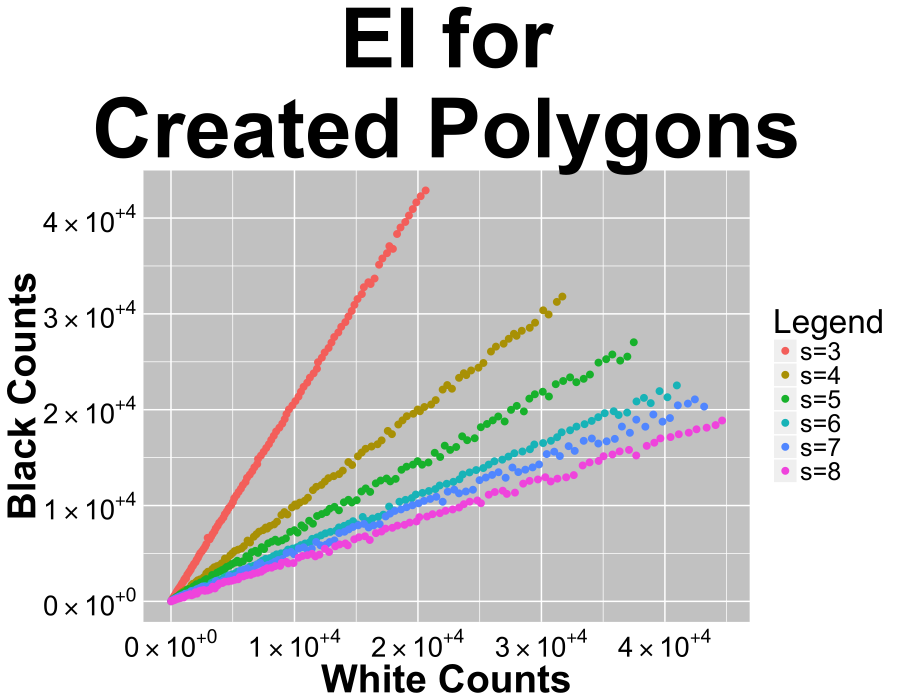
#> input picture Encircled_Image_Histograms.png, 2700 x 2100 px (shown at 1/3 size); its folder holds only this picture in this run
$ python -i convert.py   (imports and definitions only)   (older library calls are emulated)
#> lines starting #> are read from the running program, lines starting #| are printed output that depends on the picture; after the words box and inside, x2 and y2 are one past the last pixel; in counts of white or black regions, pixels touching at a corner belong together
### mgcreate.py
# mgcreate.py
# From Kinser 2018
# These functions create images used in several different applications

import numpy as np
from scipy.signal import cspline2d
import scipy.misc as sm
from PIL import Image, ImageDraw

# create a 512x512 image with several blocks of increasing fuzziness
# [168 lines left out: functions FuzzBlocks, SquareAnnulus, SoftSquareAnnulus, Checkerboard, Triangle, Homeplate and 6 more, not called in this run]

def Plop( data, VH, back=0):
    # vmax, hmax are size of frame
    ans = np.zeros( VH, float ) + back
    vmax, hmax = VH
    # plops the data in the center
    # get center of blob
    V,H = data.shape
    vctr, hctr = V//2, H//2
    vactr, hactr = vmax//2, hmax//2
    # compute the limits for the answ
    valo = vactr - vctr
    if valo<0: valo = 0
    vahi = vactr + vctr
    if vahi>=vmax: vahi = vmax
    halo = hactr - hctr
    if halo<0: halo = 0
    hahi = hactr + hctr
    if hahi>=hmax: hahi = hmax
    # compute limits of incoming
    vblo = vctr - vactr
    if vblo<=0: vblo = 0
    vbhi = vctr + vactr
    if vbhi>=V: vbhi= V
    hblo = hctr - hactr
    if hblo<=0: hblo = 0
    hbhi = hctr + hactr
    if hbhi>=H: hbhi = H
    #print vctr,hctr
    #print valo,vahi, halo,hahi,vblo,vbhi, hblo,hbhi
    if vahi-valo != vbhi-vblo:
        vbhi = vblo+vahi-valo
    if hahi-halo != hbhi-hblo:
        hbhi = hblo+hahi-halo
    ans[valo:vahi, halo:hahi] = data[vblo:vbhi, hblo:hbhi] + 0
    return ans

# [85 lines left out: functions KaiserMask, Rect2Polar, Polar2Rect, Zernike, not called in this run]

### convert.py
import scipy.misc as sm
import mgcreate as mgc
import scipy.ndimage as nd
import numpy as np
import os
import math

#convert image to square centered at center of image
#assuming input has the shape as black
def convert(fname):
    adata, temp = bin_edges(fname)
#> in bin_edges, `c = nd.sobel(adata+0., axis=1)`:
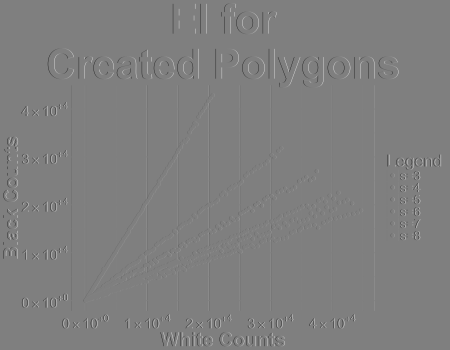
#> c: shape (2100, 2700) float32 (shown at 1/6 size); min -1020, max 1020, mean 0; drawn with min black and max white
#> in bin_edges, `edg = abs(b) + abs(c)`:
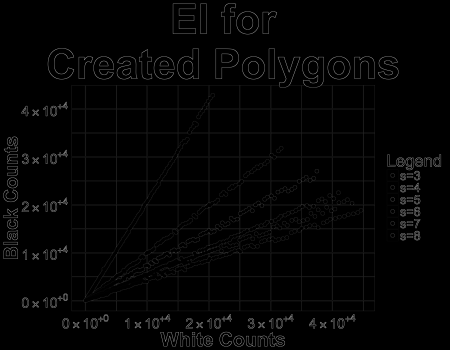
#> edg: shape (2100, 2700) float32 (shown at 1/6 size); min 0, max 1530, mean 23.6; drawn with min black and max white
#> in bin_edges, `hist2, bins2 = np.histogram( ((s<thresh)+0.0).ravel(),2,[0,2])`: hist2 = [363101, 5306899]; bins2 = [0, 1, 2]
#> in bin_edges, `edg = edg > thresh`:
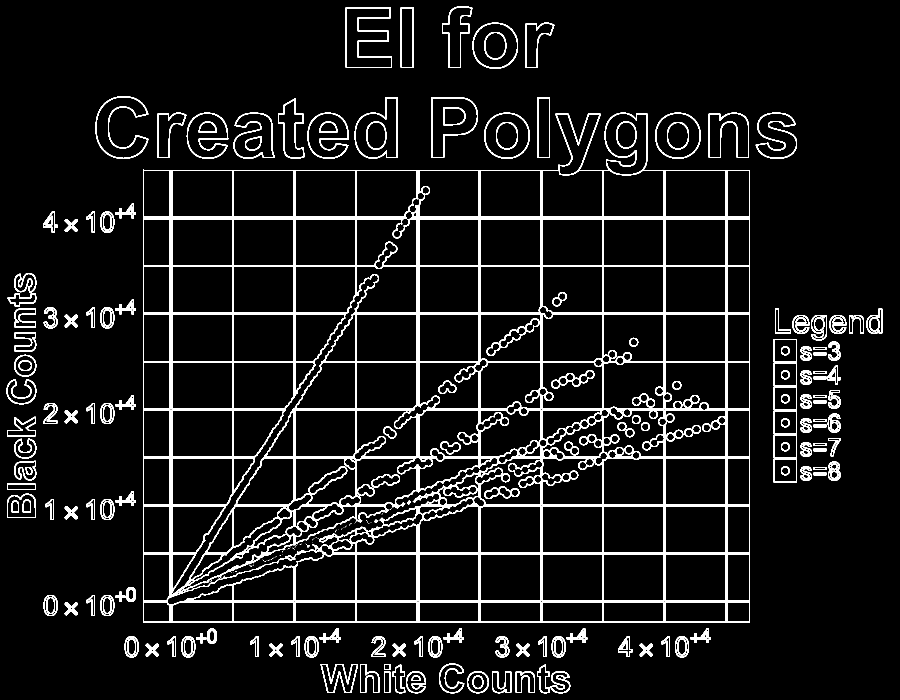
#> edg: shape (2100, 2700) bool (shown at 1/3 size); 6.6% white; 267 white regions (71 under 20 px), largest, box (x1, y1, x2, y2) and area: (429, 509, 2250, 1867) 206076, (1625, 338, 1994, 653) 8281, (514, 655, 883, 941) 7084
#> in bin_edges, `shape = nd.binary_fill_holes(edg) + 0.0`:
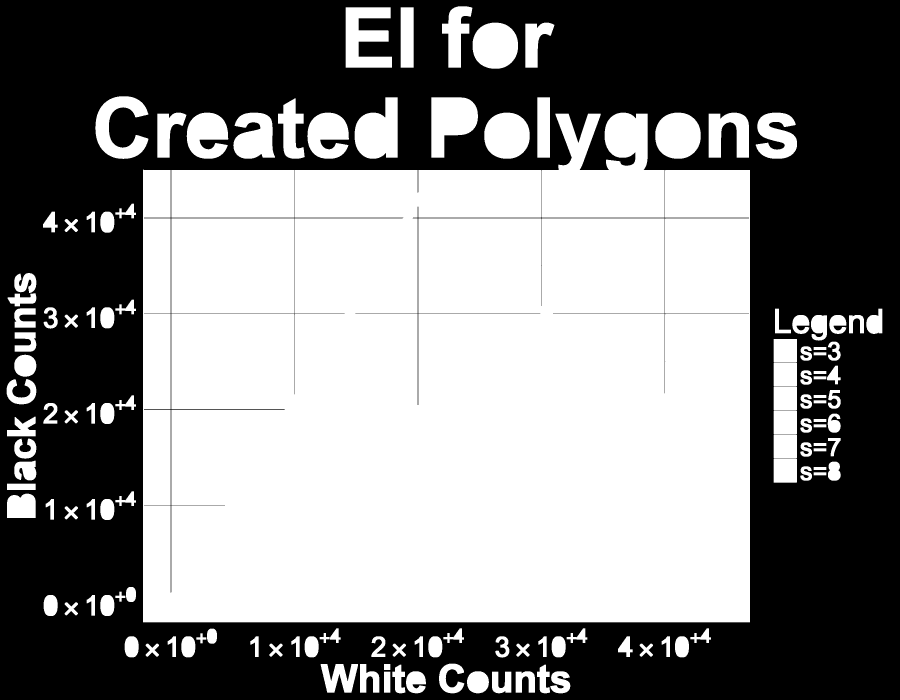
#> shape: shape (2100, 2700) float64 (shown at 1/3 size); values 0 (black) and 1 (white), 51.1% white; 1 black region, box (x1, y1, x2, y2) and area: (0, 0, 2700, 2100) 2772070
#> temp = [363101, 5306899]
    #plopping into square centered at center of image with max of original image
    d = max(adata.shape)*2
    pic = mgc.Plop(adata, (d, d), 0)
#> in Plop, `ans[valo:vahi, halo:hahi] = data[vblo:vbhi, hblo:hbhi] + 0`:
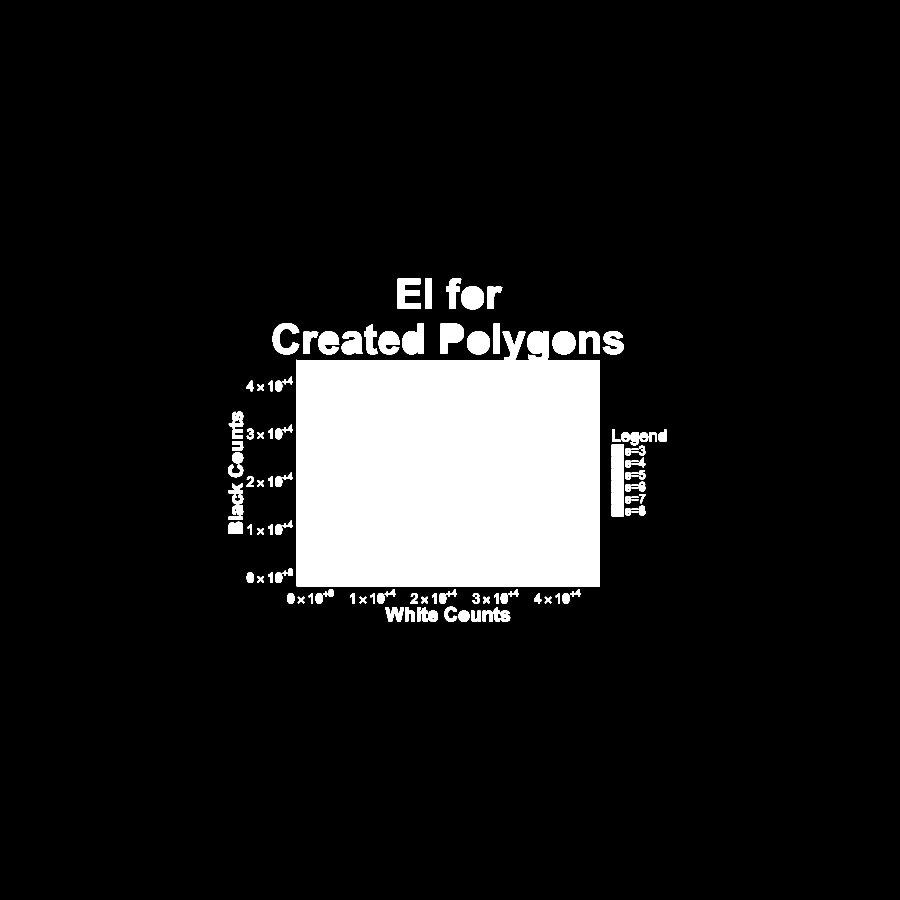
#> ans: shape (5400, 5400) float64 (shown at 1/6 size); values 0 (black) and 1 (white), 9.9% white; 134 white regions, largest, box (x1, y1, x2, y2) and area: (1779, 2159, 3600, 3517) 2248034, (1864, 2305, 2233, 2591) 105534, (2975, 1988, 3344, 2303) 82593
    #swapping black and white
    new = pic
    #new = 1-new
    # find the center of mass
    v = nd.center_of_mass(new)
#> v = (2786, 2685.1)
    v = (int(v[0]), int(v[1]))
#> v = (2785, 2685)
    #finding cetner of new image
    n = (d/2, d/2)
    #shift in horizontal
    hori = v[1]-n[1]
#> hori = -15
    #shift in vertical
    vert = v[0]-n[0]
#> vert = 85
    #shift the image
    ultima = nd.shift(new, (-vert, -hori), cval=0)
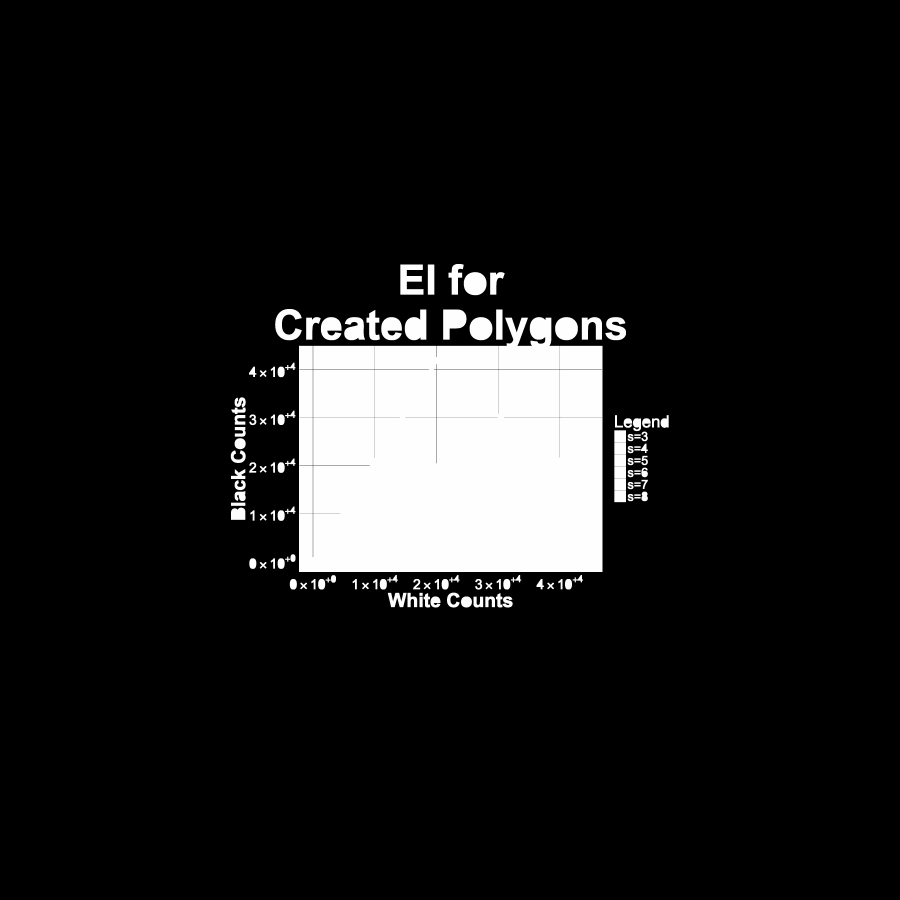
#> ultima: shape (5400, 5400) float64 (shown at 1/6 size); min -1.95e-16, max 1, mean 0.0994; drawn with min black and max white
    return ultima

#finding minimum encompassing circle - needs to be binary (1 and 0)
# [11 lines left out: function enc_circ, not called in this run]

#performs needed setup for other functions
#also provides binary edges info
#must use first
def bin_edges (fname, thresh=7):
    #read in image as bw
    adata = sm.imread(fname, flatten=True)
    #apply sobel edge detection
    b = nd.sobel(adata+0., axis=0)
    c = nd.sobel(adata+0., axis=1)
    edg = abs(b) + abs(c)
    #save to normalize values
    sm.imsave('dud.jpg', edg)
    s = sm.imread('dud.jpg', flatten=False)
    #collect binary histogram
    hist2, bins2 = np.histogram( ((s<thresh)+0.0).ravel(),2,[0,2])
    #apply thresholding
    edg = edg > thresh
    edg = edg + 0.0
    #apply binary fill holes
    shape = nd.binary_fill_holes(edg) + 0.0
    return shape, hist2


#getting all .pgm's and .png's
# [127 lines left out: functions GetPicNames, GetAllImages, GetAllImagesCNN, GSHistogram, BinaryHist, GSHistTXT and 5 more, not called in this run]


#

>>> result = convert('Encircled_Image_Histograms.png')

$ run again, on OverallAcc_galaxy.png
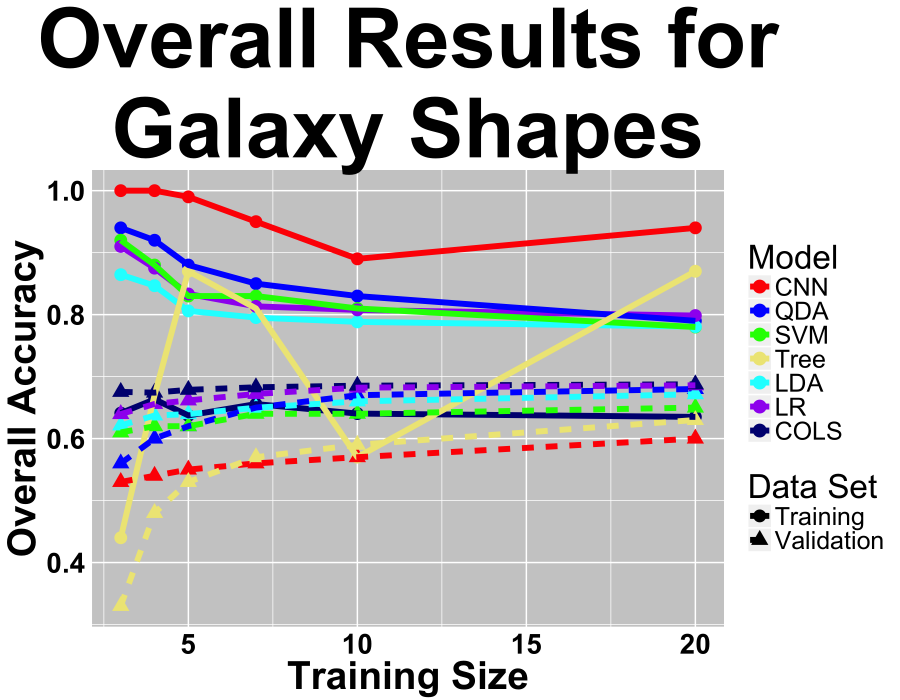
#> input picture OverallAcc_galaxy.png, 2700 x 2100 px (shown at 1/3 size)
#> hist2 = [409426, 5260574]; bins2 = [0, 1, 2]
#> in bin_edges, `edg = edg > thresh`:
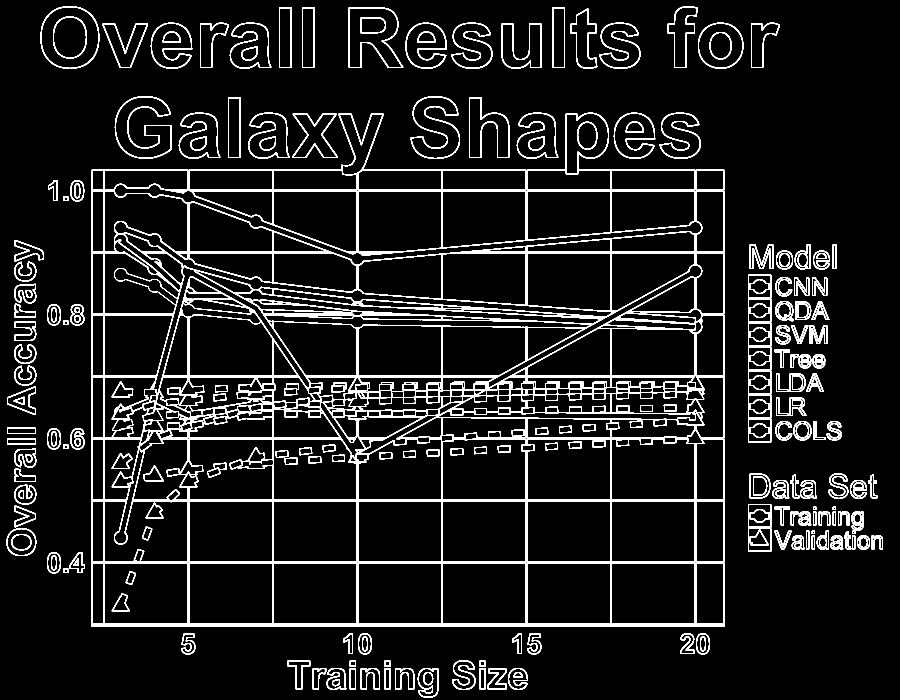
#> edg: shape (2100, 2700) bool (shown at 1/3 size); 7.5% white; 238 white regions, largest, box (x1, y1, x2, y2) and area: (275, 341, 2173, 1881) 222503, (566, 1688, 1071, 1881) 7063, (1073, 1688, 1578, 1881) 7063
#> shape: shape (2100, 2700) float64; values 0 (black) and 1 (white), 55.9% white; 1 black region, box (x1, y1, x2, y2) and area: (0, 0, 2700, 2100) 2502739
#> temp = [409426, 5260574]
#> ans: shape (5400, 5400) float64; values 0 (black) and 1 (white), 10.9% white; 147 white regions, largest, box (x1, y1, x2, y2) and area: (1625, 1991, 3523, 3531) 2258995, (1916, 3338, 2421, 3531) 97465, (2423, 3338, 2928, 3531) 97465
#> in convert, `v = nd.center_of_mass(new)`: v = (2751.4, 2594.2)
#> in convert, `v = (int(v[0]), int(v[1]))`: v = (2751, 2594)
#> hori = -106
#> vert = 51
#> in convert, `ultima = nd.shift(new, (-vert, -hori), cval=0)`:
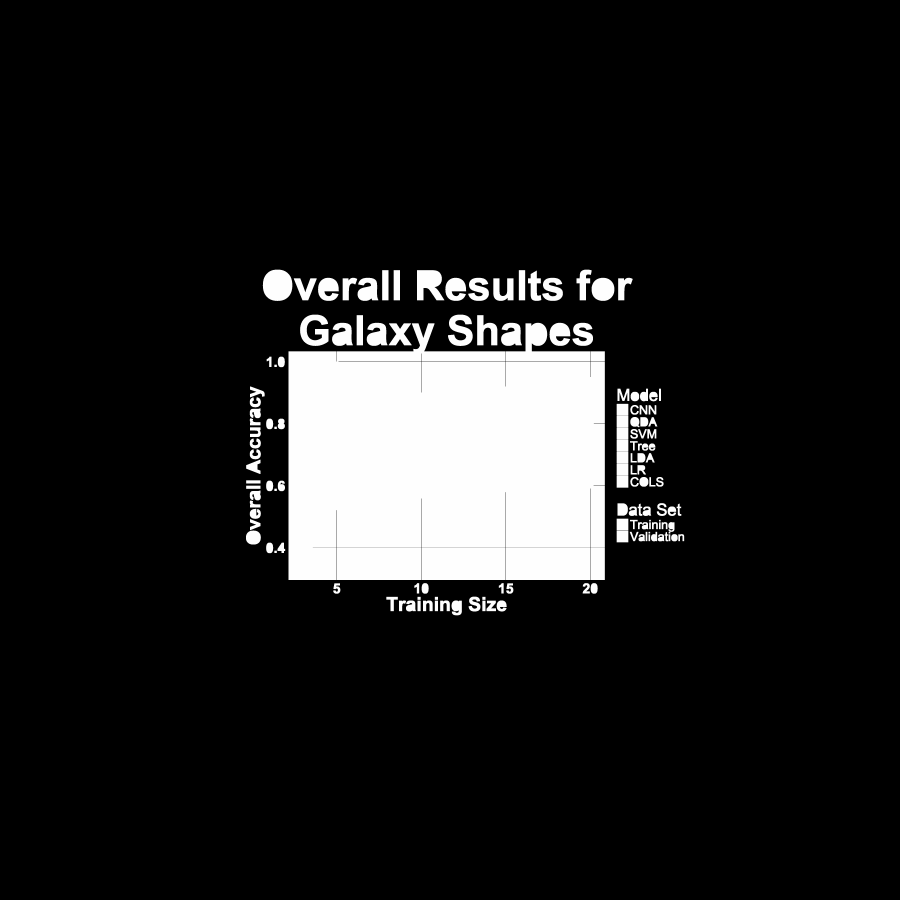
#> ultima: shape (5400, 5400) float64 (shown at 1/6 size); min -2.2e-16, max 1, mean 0.109; drawn with min black and max white

$ run again, on OverallAcc_nlm_circ_cap.png
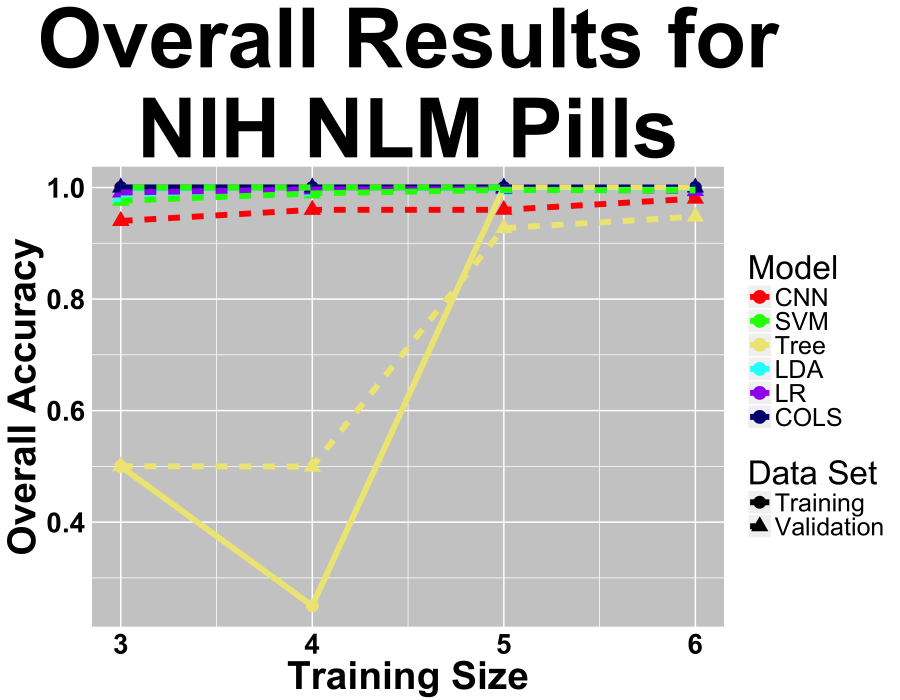
#> input picture OverallAcc_nlm_circ_cap.png, 2700 x 2100 px (shown at 1/3 size)
#> hist2 = [326056, 5343944]; bins2 = [0, 1, 2]
#> in bin_edges, `edg = edg > thresh`:
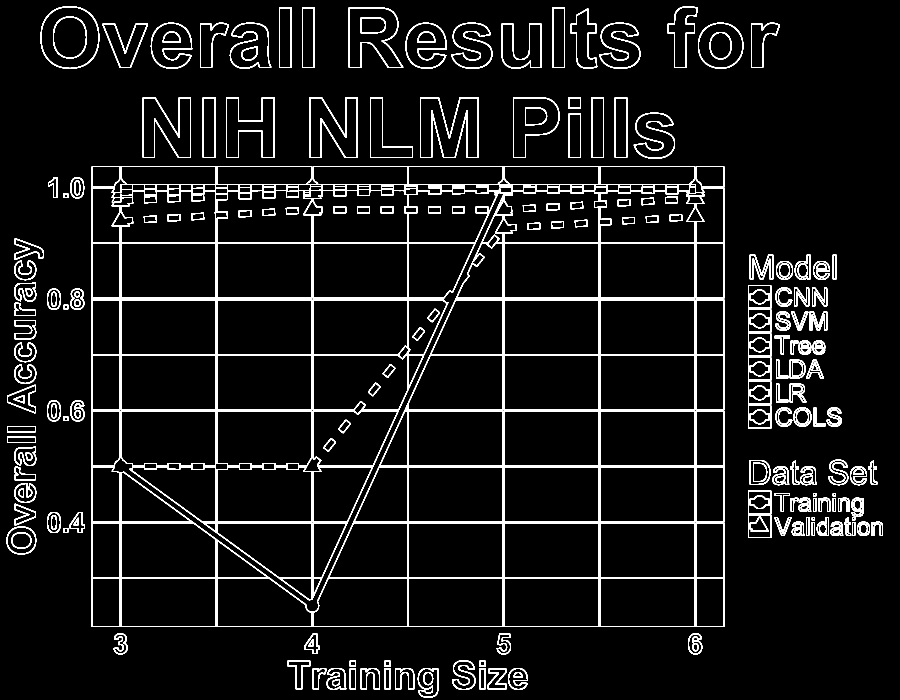
#> edg: shape (2100, 2700) bool (shown at 1/3 size); 5.9% white; 219 white regions, largest, box (x1, y1, x2, y2) and area: (275, 499, 2173, 1881) 128409, (363, 898, 936, 1231) 9845, (1512, 898, 2085, 1231) 9845
#> shape: shape (2100, 2700) float64; values 0 (black) and 1 (white), 55.7% white; 1 black region, box (x1, y1, x2, y2) and area: (0, 0, 2700, 2100) 2511468
#> temp = [326056, 5343944]
#> ans: shape (5400, 5400) float64; values 0 (black) and 1 (white), 10.8% white; 142 white regions, largest, box (x1, y1, x2, y2) and area: (1625, 2149, 3523, 3531) 1967888, (2862, 2548, 3435, 2881) 190809, (2862, 2883, 3435, 3216) 190809
#> in convert, `v = nd.center_of_mass(new)`: v = (2747.6, 2588.2)
#> in convert, `v = (int(v[0]), int(v[1]))`: v = (2747, 2588)
#> hori = -112
#> vert = 47
#> in convert, `ultima = nd.shift(new, (-vert, -hori), cval=0)`:
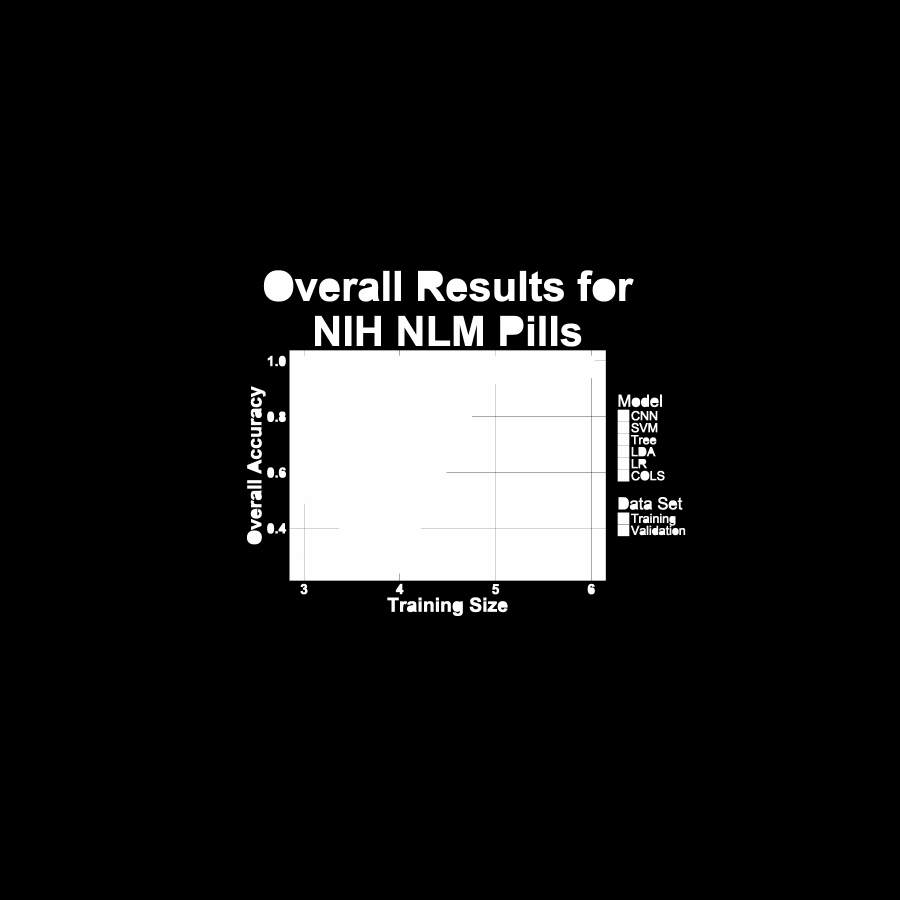
#> ultima: shape (5400, 5400) float64 (shown at 1/6 size); min -1.98e-16, max 1, mean 0.108; drawn with min black and max white
